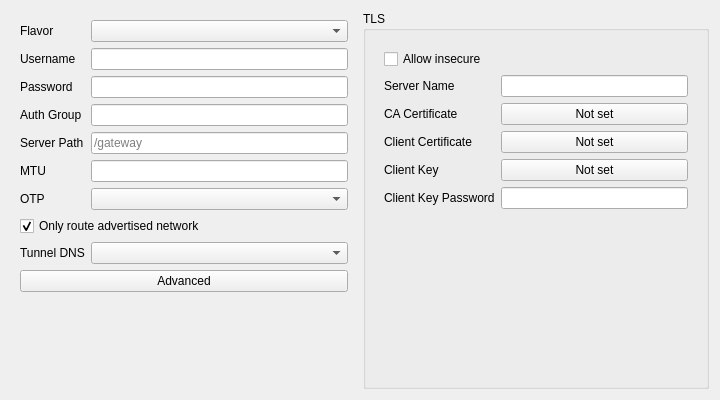
<?xml version="1.0" encoding="UTF-8"?>
<ui version="4.0">
 <class>EditOpenConnect</class>
 <widget class="QWidget" name="EditOpenConnect">
  <property name="geometry">
   <rect>
    <x>0</x>
    <y>0</y>
    <width>720</width>
    <height>400</height>
   </rect>
  </property>
  <property name="windowTitle">
   <string notr="true">EditOpenConnect</string>
  </property>
  <layout class="QHBoxLayout" name="horizontalLayout">
   <item>
    <widget class="QWidget" name="basic_w" native="true">
     <layout class="QFormLayout" name="basic_layout">
      <item row="0" column="0">
       <widget class="QLabel" name="flavor_l">
        <property name="toolTip">
         <string>&lt;html&gt;&lt;head/&gt;&lt;body&gt;&lt;p&gt;OpenConnect protocol flavor. Leave empty to use the core default (anyconnect).&lt;/p&gt;&lt;/body&gt;&lt;/html&gt;</string>
        </property>
        <property name="text">
         <string>Flavor</string>
        </property>
       </widget>
      </item>
      <item row="0" column="1">
       <widget class="QComboBox" name="flavor"/>
      </item>
      <item row="1" column="0">
       <widget class="QLabel" name="username_l">
        <property name="toolTip">
         <string>&lt;html&gt;&lt;head/&gt;&lt;body&gt;&lt;p&gt;Username used to fill matching authentication form fields.&lt;/p&gt;&lt;/body&gt;&lt;/html&gt;</string>
        </property>
        <property name="text">
         <string>Username</string>
        </property>
       </widget>
      </item>
      <item row="1" column="1">
       <widget class="QLineEdit" name="username"/>
      </item>
      <item row="2" column="0">
       <widget class="QLabel" name="password_l">
        <property name="toolTip">
         <string>&lt;html&gt;&lt;head/&gt;&lt;body&gt;&lt;p&gt;Password used to fill matching authentication form fields.&lt;/p&gt;&lt;/body&gt;&lt;/html&gt;</string>
        </property>
        <property name="text">
         <string>Password</string>
        </property>
       </widget>
      </item>
      <item row="2" column="1">
       <widget class="QLineEdit" name="password"/>
      </item>
      <item row="3" column="0">
       <widget class="QLabel" name="auth_group_l">
        <property name="toolTip">
         <string>&lt;html&gt;&lt;head/&gt;&lt;body&gt;&lt;p&gt;Preselects a matching group, realm, domain or gateway choice when the flavor supports it.&lt;/p&gt;&lt;/body&gt;&lt;/html&gt;</string>
        </property>
        <property name="text">
         <string>Auth Group</string>
        </property>
       </widget>
      </item>
      <item row="3" column="1">
       <widget class="QLineEdit" name="auth_group"/>
      </item>
      <item row="4" column="0">
       <widget class="QLabel" name="server_path_l">
        <property name="toolTip">
         <string>&lt;html&gt;&lt;head/&gt;&lt;body&gt;&lt;p&gt;Path part of the server URL, appended to the address above. Load-bearing on gp, f5 and fortinet portals.&lt;/p&gt;&lt;/body&gt;&lt;/html&gt;</string>
        </property>
        <property name="text">
         <string>Server Path</string>
        </property>
       </widget>
      </item>
      <item row="4" column="1">
       <widget class="QLineEdit" name="server_path">
        <property name="placeholderText">
         <string notr="true">/gateway</string>
        </property>
       </widget>
      </item>
      <item row="5" column="0">
       <widget class="QLabel" name="mtu_l">
        <property name="toolTip">
         <string>&lt;html&gt;&lt;head/&gt;&lt;body&gt;&lt;p&gt;Preferred tunnel MTU. Values below 576 are treated as 576; the maximum is 65535.&lt;/p&gt;&lt;/body&gt;&lt;/html&gt;</string>
        </property>
        <property name="text">
         <string>MTU</string>
        </property>
       </widget>
      </item>
      <item row="5" column="1">
       <widget class="QLineEdit" name="mtu"/>
      </item>
      <item row="6" column="0">
       <widget class="QLabel" name="otp_profile_l">
        <property name="text">
         <string>OTP</string>
        </property>
       </widget>
      </item>
      <item row="6" column="1">
       <widget class="QComboBox" name="otp_profile"/>
      </item>
      <item row="7" column="0" colspan="2">
       <widget class="QCheckBox" name="only_advertised_routes">
        <property name="toolTip">
         <string>&lt;html&gt;&lt;head/&gt;&lt;body&gt;&lt;p&gt;Traffic that falls through to this profile reaches the tunnel only when the destination is inside a subnet the VPN server advertises; anything else is blocked. Routing rules that name this profile explicitly are not affected and always win.&lt;/p&gt;&lt;/body&gt;&lt;/html&gt;</string>
        </property>
        <property name="text">
         <string>Only route advertised network</string>
        </property>
        <property name="checked">
         <bool>true</bool>
        </property>
       </widget>
      </item>
      <item row="8" column="0">
       <widget class="QLabel" name="tunnel_dns_l">
        <property name="toolTip">
         <string>&lt;html&gt;&lt;head/&gt;&lt;body&gt;&lt;p&gt;How DNS uses the resolvers the VPN server pushes when this profile is started.&lt;/p&gt;&lt;p&gt;None: ignore them. Use this if the server claims every domain and breaks public DNS.&lt;br/&gt;Prefer: resolve the names the server claims - its split-DNS suffixes and search domains - through them, and everything else as usual.&lt;br/&gt;Strict: also send every remote DNS query to them instead of the remote DNS server, and fail the lookups they cannot answer. Direct lookups are unchanged.&lt;/p&gt;&lt;p&gt;As an endpoint in a routing profile, Prefer and Strict both resolve only the names the server claims.&lt;/p&gt;&lt;/body&gt;&lt;/html&gt;</string>
        </property>
        <property name="text">
         <string>Tunnel DNS</string>
        </property>
       </widget>
      </item>
      <item row="8" column="1">
       <widget class="QComboBox" name="tunnel_dns"/>
      </item>
      <item row="9" column="0" colspan="2">
       <widget class="QPushButton" name="advanced_button">
        <property name="text">
         <string>Advanced</string>
        </property>
       </widget>
      </item>
     </layout>
    </widget>
   </item>
   <item>
    <widget class="QGroupBox" name="tls_box">
     <property name="title">
      <string>TLS</string>
     </property>
     <layout class="QVBoxLayout" name="tls_layout">
      <item>
       <widget class="QWidget" name="tls_form_w" native="true">
        <layout class="QFormLayout" name="tls_form">
         <item row="0" column="0" colspan="2">
          <widget class="QCheckBox" name="insecure">
           <property name="toolTip">
            <string>&lt;html&gt;&lt;head/&gt;&lt;body&gt;&lt;p&gt;Disables verification of the server certificate and hostname. This lets an active attacker impersonate the VPN server; prefer a CA certificate or a peer fingerprint.&lt;/p&gt;&lt;/body&gt;&lt;/html&gt;</string>
           </property>
           <property name="text">
            <string>Allow insecure</string>
           </property>
          </widget>
         </item>
         <item row="1" column="0">
          <widget class="QLabel" name="tls_server_name_l">
           <property name="toolTip">
            <string>&lt;html&gt;&lt;head/&gt;&lt;body&gt;&lt;p&gt;Server name used for TLS SNI and certificate hostname verification. The hostname from the address is used when empty.&lt;/p&gt;&lt;/body&gt;&lt;/html&gt;</string>
           </property>
           <property name="text">
            <string>Server Name</string>
           </property>
          </widget>
         </item>
         <item row="1" column="1">
          <widget class="QLineEdit" name="tls_server_name"/>
         </item>
         <item row="2" column="0">
          <widget class="QLabel" name="certificate_authority_l">
           <property name="toolTip">
            <string>&lt;html&gt;&lt;head/&gt;&lt;body&gt;&lt;p&gt;Additional trusted CA certificate content in PEM format, added to the system certificate pool.&lt;/p&gt;&lt;/body&gt;&lt;/html&gt;</string>
           </property>
           <property name="text">
            <string>CA Certificate</string>
           </property>
          </widget>
         </item>
         <item row="2" column="1">
          <widget class="QPushButton" name="certificate_authority">
           <property name="text">
            <string>Not set</string>
           </property>
          </widget>
         </item>
         <item row="3" column="0">
          <widget class="QLabel" name="client_certificate_l">
           <property name="text">
            <string>Client Certificate</string>
           </property>
          </widget>
         </item>
         <item row="3" column="1">
          <widget class="QPushButton" name="client_certificate">
           <property name="text">
            <string>Not set</string>
           </property>
          </widget>
         </item>
         <item row="4" column="0">
          <widget class="QLabel" name="client_key_l">
           <property name="text">
            <string>Client Key</string>
           </property>
          </widget>
         </item>
         <item row="4" column="1">
          <widget class="QPushButton" name="client_key">
           <property name="text">
            <string>Not set</string>
           </property>
          </widget>
         </item>
         <item row="5" column="0">
          <widget class="QLabel" name="client_key_password_l">
           <property name="toolTip">
            <string>&lt;html&gt;&lt;head/&gt;&lt;body&gt;&lt;p&gt;Password for the encrypted client private key.&lt;/p&gt;&lt;/body&gt;&lt;/html&gt;</string>
           </property>
           <property name="text">
            <string>Client Key Password</string>
           </property>
          </widget>
         </item>
         <item row="5" column="1">
          <widget class="QLineEdit" name="client_key_password"/>
         </item>
        </layout>
       </widget>
      </item>
      <item>
       <spacer name="tls_spacer">
        <property name="orientation">
         <enum>Qt::Vertical</enum>
        </property>
        <property name="sizeHint" stdset="0">
         <size>
          <width>0</width>
          <height>0</height>
         </size>
        </property>
       </spacer>
      </item>
     </layout>
    </widget>
   </item>
  </layout>
 </widget>
 <tabstops>
  <tabstop>flavor</tabstop>
  <tabstop>username</tabstop>
  <tabstop>password</tabstop>
  <tabstop>auth_group</tabstop>
  <tabstop>server_path</tabstop>
  <tabstop>mtu</tabstop>
  <tabstop>otp_profile</tabstop>
  <tabstop>only_advertised_routes</tabstop>
  <tabstop>tunnel_dns</tabstop>
  <tabstop>advanced_button</tabstop>
  <tabstop>insecure</tabstop>
  <tabstop>tls_server_name</tabstop>
  <tabstop>certificate_authority</tabstop>
  <tabstop>client_certificate</tabstop>
  <tabstop>client_key</tabstop>
  <tabstop>client_key_password</tabstop>
 </tabstops>
 <resources/>
 <connections/>
</ui>
